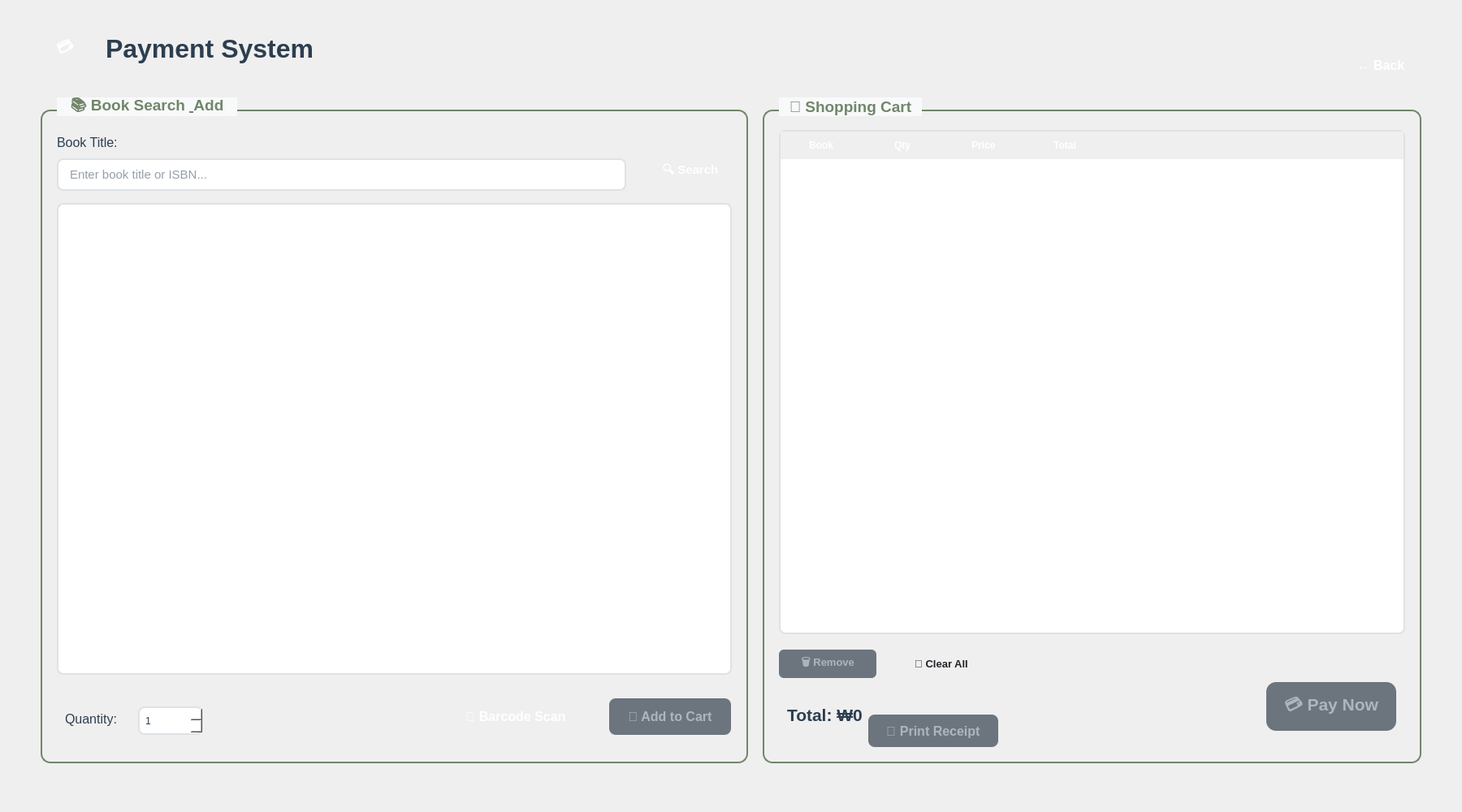
<?xml version="1.0" encoding="UTF-8"?>
<ui version="4.0">
 <class>PaymentWindow</class>
 <widget class="QMainWindow" name="PaymentWindow">
  <property name="geometry">
   <rect>
    <x>0</x>
    <y>0</y>
    <width>1800</width>
    <height>1000</height>
   </rect>
  </property>
  <property name="windowTitle">
   <string>LIBO - Payment System</string>
  </property>
  <property name="styleSheet">
   <string>QMainWindow {
    background: qlineargradient(x1:0, y1:0, x2:0, y2:1,
        stop:0 #f8f9fa, stop:1 #e9ecef);
}</string>
  </property>
  <widget class="QWidget" name="centralwidget">
   <property name="styleSheet">
    <string>QWidget {
    background: qlineargradient(x1:0, y1:0, x2:0, y2:1,
        stop:0 #f8f9fa, stop:1 #e9ecef);
}</string>
   </property>
   <widget class="QLabel" name="logo_label">
    <property name="geometry">
     <rect>
      <x>50</x>
      <y>30</y>
      <width>60</width>
      <height>60</height>
     </rect>
    </property>
    <property name="styleSheet">
     <string>QLabel {
    background: qlineargradient(x1:0, y1:0, x2:0, y2:1,
        stop:0 #71866a, stop:1 #5a6b4f);
    border-radius: 30px;
    color: white;
    font-size: 20px;
    font-weight: bold;
    text-align: center;
}</string>
    </property>
    <property name="text">
     <string>💳</string>
    </property>
    <property name="alignment">
     <set>Qt::AlignCenter</set>
    </property>
   </widget>
   <widget class="QLabel" name="title_label">
    <property name="geometry">
     <rect>
      <x>130</x>
      <y>30</y>
      <width>300</width>
      <height>60</height>
     </rect>
    </property>
    <property name="font">
     <font>
      <pointsize>24</pointsize>
      <weight>75</weight>
      <bold>true</bold>
     </font>
    </property>
    <property name="styleSheet">
     <string>QLabel {
    color: #2c3e50;
    background: transparent;
    border: none;
}</string>
    </property>
    <property name="text">
     <string>Payment System</string>
    </property>
    <property name="alignment">
     <set>Qt::AlignLeading|Qt::AlignLeft|Qt::AlignVCenter</set>
    </property>
   </widget>
   <widget class="QPushButton" name="back_button">
    <property name="geometry">
     <rect>
      <x>1650</x>
      <y>60</y>
      <width>100</width>
      <height>40</height>
     </rect>
    </property>
    <property name="font">
     <font>
      <pointsize>12</pointsize>
      <weight>75</weight>
      <bold>true</bold>
     </font>
    </property>
    <property name="styleSheet">
     <string>QPushButton {
    background: qlineargradient(x1:0, y1:0, x2:0, y2:1,
        stop:0 #71866a, stop:1 #5a6b4f);
    color: white;
    border: none;
    border-radius: 8px;
    padding: 8px 16px;
    font-weight: bold;
}
QPushButton:hover {
    background: qlineargradient(x1:0, y1:0, x2:0, y2:1,
        stop:0 #7d9270, stop:1 #64755a);
    border: 2px solid #5a6b4f;
}
QPushButton:pressed {
    background: qlineargradient(x1:0, y1:0, x2:0, y2:1,
        stop:0 #5a6b4f, stop:1 #4a5a3f);
}</string>
    </property>
    <property name="text">
     <string>← Back</string>
    </property>
   </widget>
   <widget class="QGroupBox" name="book_search_group">
    <property name="geometry">
     <rect>
      <x>50</x>
      <y>120</y>
      <width>871</width>
      <height>820</height>
     </rect>
    </property>
    <property name="font">
     <font>
      <pointsize>14</pointsize>
      <weight>75</weight>
      <bold>true</bold>
     </font>
    </property>
    <property name="styleSheet">
     <string>QGroupBox {
    background: qlineargradient(x1:0, y1:0, x2:0, y2:1,
        stop:0 #ffffff, stop:1 #f8f9fa);
    border: 2px solid #71866a;
    border-radius: 12px;
    padding-top: 20px;
    margin-top: 15px;
    color: #2c3e50;
    font-weight: bold;
}
QGroupBox::title {
    subcontrol-origin: margin;
    left: 20px;
    padding: 0 10px 0 10px;
    background: #f8f9fa;
    color: #71866a;
}</string>
    </property>
    <property name="title">
     <string>📚 Book Search &amp; Add</string>
    </property>
    <widget class="QLabel" name="search_label">
     <property name="geometry">
      <rect>
       <x>20</x>
       <y>40</y>
       <width>100</width>
       <height>30</height>
      </rect>
     </property>
     <property name="font">
      <font>
       <pointsize>12</pointsize>
       <weight>50</weight>
       <bold>false</bold>
      </font>
     </property>
     <property name="styleSheet">
      <string>QLabel {
    color: #2c3e50;
    background: transparent;
    border: none;
}</string>
     </property>
     <property name="text">
      <string>Book Title:</string>
     </property>
    </widget>
    <widget class="QLineEdit" name="book_title_input">
     <property name="geometry">
      <rect>
       <x>20</x>
       <y>75</y>
       <width>701</width>
       <height>40</height>
      </rect>
     </property>
     <property name="font">
      <font>
       <pointsize>11</pointsize>
      </font>
     </property>
     <property name="styleSheet">
      <string>QLineEdit {
    background: white;
    border: 2px solid #dee2e6;
    border-radius: 8px;
    padding: 8px 12px;
    color: #2c3e50;
}
QLineEdit:focus {
    border: 2px solid #71866a;
    background: #f8f9fa;
}</string>
     </property>
     <property name="placeholderText">
      <string>Enter book title or ISBN...</string>
     </property>
    </widget>
    <widget class="QPushButton" name="search_button">
     <property name="geometry">
      <rect>
       <x>750</x>
       <y>70</y>
       <width>100</width>
       <height>41</height>
      </rect>
     </property>
     <property name="font">
      <font>
       <pointsize>11</pointsize>
       <weight>75</weight>
       <bold>true</bold>
      </font>
     </property>
     <property name="styleSheet">
      <string>QPushButton {
    background: qlineargradient(x1:0, y1:0, x2:0, y2:1,
        stop:0 #71866a, stop:1 #5a6b4f);
    color: white;
    border: none;
    border-radius: 8px;
    padding: 8px 16px;
    font-weight: bold;
}
QPushButton:hover {
    background: qlineargradient(x1:0, y1:0, x2:0, y2:1,
        stop:0 #7d9270, stop:1 #64755a);
}
QPushButton:pressed {
    background: qlineargradient(x1:0, y1:0, x2:0, y2:1,
        stop:0 #5a6b4f, stop:1 #4a5a3f);
}</string>
     </property>
     <property name="text">
      <string>🔍 Search</string>
     </property>
    </widget>
    <widget class="QListWidget" name="search_results_list">
     <property name="geometry">
      <rect>
       <x>20</x>
       <y>130</y>
       <width>831</width>
       <height>581</height>
      </rect>
     </property>
     <property name="styleSheet">
      <string>QListWidget {
    background: white;
    border: 2px solid #dee2e6;
    border-radius: 8px;
    padding: 5px;
    color: #2c3e50;
}
QListWidget::item {
    border: 1px solid #e9ecef;
    border-radius: 4px;
    padding: 8px;
    margin: 2px;
    background: #f8f9fa;
}
QListWidget::item:selected {
    background: qlineargradient(x1:0, y1:0, x2:0, y2:1,
        stop:0 #71866a, stop:1 #5a6b4f);
    color: white;
}
QListWidget::item:hover {
    background: #e9ecef;
    border: 1px solid #71866a;
}</string>
     </property>
    </widget>
    <widget class="QLabel" name="quantity_label">
     <property name="geometry">
      <rect>
       <x>30</x>
       <y>750</y>
       <width>80</width>
       <height>30</height>
      </rect>
     </property>
     <property name="font">
      <font>
       <pointsize>12</pointsize>
       <weight>50</weight>
       <bold>false</bold>
      </font>
     </property>
     <property name="styleSheet">
      <string>QLabel {
    color: #2c3e50;
    background: transparent;
    border: none;
}</string>
     </property>
     <property name="text">
      <string>Quantity:</string>
     </property>
    </widget>
    <widget class="QSpinBox" name="quantity_spinbox">
     <property name="geometry">
      <rect>
       <x>120</x>
       <y>750</y>
       <width>80</width>
       <height>35</height>
      </rect>
     </property>
     <property name="styleSheet">
      <string>QSpinBox {
    background: white;
    border: 2px solid #dee2e6;
    border-radius: 8px;
    padding: 5px;
    color: #2c3e50;
    font-size: 12px;
}
QSpinBox:focus {
    border: 2px solid #71866a;
}</string>
     </property>
     <property name="minimum">
      <number>1</number>
     </property>
     <property name="maximum">
      <number>99</number>
     </property>
     <property name="value">
      <number>1</number>
     </property>
    </widget>
    <widget class="QPushButton" name="add_to_cart_button">
     <property name="enabled">
      <bool>false</bool>
     </property>
     <property name="geometry">
      <rect>
       <x>700</x>
       <y>740</y>
       <width>150</width>
       <height>45</height>
      </rect>
     </property>
     <property name="font">
      <font>
       <pointsize>12</pointsize>
       <weight>75</weight>
       <bold>true</bold>
      </font>
     </property>
     <property name="styleSheet">
      <string>QPushButton {
    background: qlineargradient(x1:0, y1:0, x2:0, y2:1,
        stop:0 #28a745, stop:1 #20a03a);
    color: white;
    border: none;
    border-radius: 8px;
    padding: 10px;
    font-weight: bold;
}
QPushButton:hover {
    background: qlineargradient(x1:0, y1:0, x2:0, y2:1,
        stop:0 #34ce57, stop:1 #28a745);
}
QPushButton:pressed {
    background: qlineargradient(x1:0, y1:0, x2:0, y2:1,
        stop:0 #20a03a, stop:1 #1e7e34);
}
QPushButton:disabled {
    background: #6c757d;
    color: #adb5bd;
}</string>
     </property>
     <property name="text">
      <string>🛒 Add to Cart</string>
     </property>
    </widget>
    <widget class="QPushButton" name="qr_scan_button">
     <property name="geometry">
      <rect>
       <x>510</x>
       <y>740</y>
       <width>150</width>
       <height>45</height>
      </rect>
     </property>
     <property name="font">
      <font>
       <pointsize>12</pointsize>
       <weight>75</weight>
       <bold>true</bold>
      </font>
     </property>
     <property name="styleSheet">
      <string>QPushButton {
    background: qlineargradient(x1:0, y1:0, x2:0, y2:1,
        stop:0 #6c757d, stop:1 #5a6268);
    color: white;
    border: none;
    border-radius: 8px;
    padding: 10px;
    font-weight: bold;
}
QPushButton:hover {
    background: qlineargradient(x1:0, y1:0, x2:0, y2:1,
        stop:0 #7d8489, stop:1 #6c757d);
}
QPushButton:pressed {
    background: qlineargradient(x1:0, y1:0, x2:0, y2:1,
        stop:0 #5a6268, stop:1 #495057);
}</string>
     </property>
     <property name="text">
      <string>📱 Barcode Scan</string>
     </property>
    </widget>
   </widget>
   <widget class="QGroupBox" name="cart_payment_group">
    <property name="geometry">
     <rect>
      <x>939</x>
      <y>120</y>
      <width>811</width>
      <height>820</height>
     </rect>
    </property>
    <property name="font">
     <font>
      <pointsize>14</pointsize>
      <weight>75</weight>
      <bold>true</bold>
     </font>
    </property>
    <property name="styleSheet">
     <string>QGroupBox {
    background: qlineargradient(x1:0, y1:0, x2:0, y2:1,
        stop:0 #ffffff, stop:1 #f8f9fa);
    border: 2px solid #71866a;
    border-radius: 12px;
    padding-top: 20px;
    margin-top: 15px;
    color: #2c3e50;
    font-weight: bold;
}
QGroupBox::title {
    subcontrol-origin: margin;
    left: 20px;
    padding: 0 10px 0 10px;
    background: #f8f9fa;
    color: #71866a;
}</string>
    </property>
    <property name="title">
     <string>🛒 Shopping Cart</string>
    </property>
    <widget class="QTableWidget" name="cart_table">
     <property name="geometry">
      <rect>
       <x>20</x>
       <y>40</y>
       <width>771</width>
       <height>621</height>
      </rect>
     </property>
     <property name="styleSheet">
      <string>QTableWidget {
    background: white;
    border: 2px solid #dee2e6;
    border-radius: 8px;
    gridline-color: #e9ecef;
    color: #2c3e50;
}
QTableWidget::item {
    padding: 8px;
    border: none;
}
QTableWidget::item:selected {
    background: qlineargradient(x1:0, y1:0, x2:0, y2:1,
        stop:0 #71866a, stop:1 #5a6b4f);
    color: white;
}
QHeaderView::section {
    background: qlineargradient(x1:0, y1:0, x2:0, y2:1,
        stop:0 #71866a, stop:1 #5a6b4f);
    color: white;
    padding: 8px;
    border: none;
    font-weight: bold;
}</string>
     </property>
     <column>
      <property name="text">
       <string>Book</string>
      </property>
     </column>
     <column>
      <property name="text">
       <string>Qty</string>
      </property>
     </column>
     <column>
      <property name="text">
       <string>Price</string>
      </property>
     </column>
     <column>
      <property name="text">
       <string>Total</string>
      </property>
     </column>
    </widget>
    <widget class="QPushButton" name="remove_item_button">
     <property name="enabled">
      <bool>false</bool>
     </property>
     <property name="geometry">
      <rect>
       <x>20</x>
       <y>680</y>
       <width>120</width>
       <height>35</height>
      </rect>
     </property>
     <property name="font">
      <font>
       <pointsize>10</pointsize>
       <weight>75</weight>
       <bold>true</bold>
      </font>
     </property>
     <property name="styleSheet">
      <string>QPushButton {
    background: qlineargradient(x1:0, y1:0, x2:0, y2:1,
        stop:0 #dc3545, stop:1 #c82333);
    color: white;
    border: none;
    border-radius: 6px;
    padding: 6px;
    font-weight: bold;
}
QPushButton:hover {
    background: qlineargradient(x1:0, y1:0, x2:0, y2:1,
        stop:0 #e45563, stop:1 #dc3545);
}
QPushButton:pressed {
    background: qlineargradient(x1:0, y1:0, x2:0, y2:1,
        stop:0 #c82333, stop:1 #bd2130);
}
QPushButton:disabled {
    background: #6c757d;
    color: #adb5bd;
}</string>
     </property>
     <property name="text">
      <string>🗑️ Remove</string>
     </property>
    </widget>
    <widget class="QPushButton" name="clear_cart_button">
     <property name="geometry">
      <rect>
       <x>160</x>
       <y>680</y>
       <width>120</width>
       <height>35</height>
      </rect>
     </property>
     <property name="font">
      <font>
       <pointsize>10</pointsize>
       <weight>75</weight>
       <bold>true</bold>
      </font>
     </property>
     <property name="styleSheet">
      <string>QPushButton {
    background: qlineargradient(x1:0, y1:0, x2:0, y2:1,
        stop:0 #ffc107, stop:1 #e0a800);
    color: #212529;
    border: none;
    border-radius: 6px;
    padding: 6px;
    font-weight: bold;
}
QPushButton:hover {
    background: qlineargradient(x1:0, y1:0, x2:0, y2:1,
        stop:0 #ffcd39, stop:1 #ffc107);
}
QPushButton:pressed {
    background: qlineargradient(x1:0, y1:0, x2:0, y2:1,
        stop:0 #e0a800, stop:1 #d39e00);
}</string>
     </property>
     <property name="text">
      <string>🧹 Clear All</string>
     </property>
    </widget>
    <widget class="QLabel" name="total_label">
     <property name="geometry">
      <rect>
       <x>30</x>
       <y>740</y>
       <width>200</width>
       <height>40</height>
      </rect>
     </property>
     <property name="font">
      <font>
       <pointsize>16</pointsize>
       <weight>75</weight>
       <bold>true</bold>
      </font>
     </property>
     <property name="styleSheet">
      <string>QLabel {
    color: #2c3e50;
    background: transparent;
    border: none;
    font-weight: bold;
}</string>
     </property>
     <property name="text">
      <string>Total: ₩0</string>
     </property>
    </widget>
    <widget class="QPushButton" name="payment_button">
     <property name="enabled">
      <bool>false</bool>
     </property>
     <property name="geometry">
      <rect>
       <x>620</x>
       <y>720</y>
       <width>160</width>
       <height>60</height>
      </rect>
     </property>
     <property name="font">
      <font>
       <pointsize>16</pointsize>
       <weight>75</weight>
       <bold>true</bold>
      </font>
     </property>
     <property name="styleSheet">
      <string>QPushButton {
    background: qlineargradient(x1:0, y1:0, x2:0, y2:1,
        stop:0 #007bff, stop:1 #0056b3);
    color: white;
    border: none;
    border-radius: 12px;
    padding: 15px;
    font-weight: bold;
}
QPushButton:hover {
    background: qlineargradient(x1:0, y1:0, x2:0, y2:1,
        stop:0 #339bff, stop:1 #007bff);
    border: 2px solid #0056b3;
}
QPushButton:pressed {
    background: qlineargradient(x1:0, y1:0, x2:0, y2:1,
        stop:0 #0056b3, stop:1 #004085);
}
QPushButton:disabled {
    background: #6c757d;
    color: #adb5bd;
}</string>
     </property>
     <property name="text">
      <string>💳 Pay Now</string>
     </property>
    </widget>
    <widget class="QPushButton" name="receipt_button">
     <property name="enabled">
      <bool>false</bool>
     </property>
     <property name="geometry">
      <rect>
       <x>130</x>
       <y>760</y>
       <width>160</width>
       <height>40</height>
      </rect>
     </property>
     <property name="font">
      <font>
       <pointsize>12</pointsize>
       <weight>75</weight>
       <bold>true</bold>
      </font>
     </property>
     <property name="visible">
      <bool>false</bool>
     </property>
     <property name="styleSheet">
      <string>QPushButton {
    background: qlineargradient(x1:0, y1:0, x2:0, y2:1,
        stop:0 #6f42c1, stop:1 #59359a);
    color: white;
    border: none;
    border-radius: 8px;
    padding: 8px;
    font-weight: bold;
}
QPushButton:hover {
    background: qlineargradient(x1:0, y1:0, x2:0, y2:1,
        stop:0 #8658d3, stop:1 #6f42c1);
}
QPushButton:pressed {
    background: qlineargradient(x1:0, y1:0, x2:0, y2:1,
        stop:0 #59359a, stop:1 #4c2a85);
}
QPushButton:disabled {
    background: #6c757d;
    color: #adb5bd;
}</string>
     </property>
     <property name="text">
      <string>🧾 Print Receipt</string>
     </property>
    </widget>
   </widget>
  </widget>
 </widget>
 <resources/>
 <connections/>
</ui>
